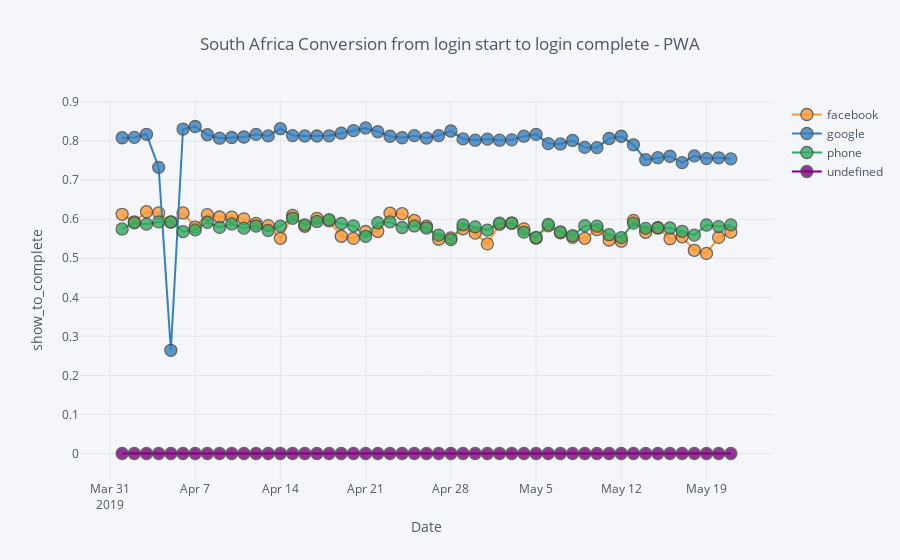

This figure's notebook cell:
### Code cell
# Plot read time as a time series
df_matrix_mea_web[['date_event_nk', 'show_to_complete','login_method']].iplot(
                                                y='show_to_complete', 
                                                mode='lines+markers',
                                                x='date_event_nk',
                                                xTitle='Date', 
                                                yTitle='show_to_complete',
                                                categories = 'login_method',
                                                title='South Africa Conversion from login start to login complete - PWA')
